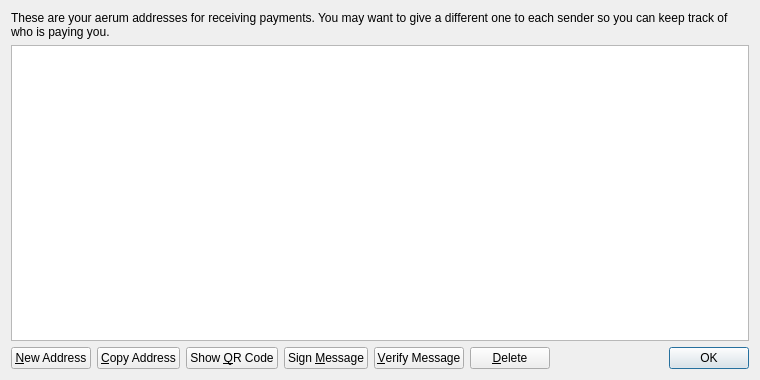
<?xml version="1.0" encoding="UTF-8"?>
<ui version="4.0">
 <class>AddressBookPage</class>
 <widget class="QWidget" name="AddressBookPage">
  <property name="geometry">
   <rect>
    <x>0</x>
    <y>0</y>
    <width>760</width>
    <height>380</height>
   </rect>
  </property>
  <property name="windowTitle">
   <string>Address Book</string>
  </property>
  <layout class="QVBoxLayout" name="verticalLayout">
   <item>
    <widget class="QLabel" name="labelExplanation">
     <property name="text">
      <string>These are your aerum addresses for receiving payments. You may want to give a different one to each sender so you can keep track of who is paying you.</string>
     </property>
     <property name="textFormat">
      <enum>Qt::PlainText</enum>
     </property>
     <property name="wordWrap">
      <bool>true</bool>
     </property>
    </widget>
   </item>
   <item>
    <widget class="QTableView" name="tableView">
     <property name="contextMenuPolicy">
      <enum>Qt::CustomContextMenu</enum>
     </property>
     <property name="toolTip">
      <string>Double-click to edit address or label</string>
     </property>
     <property name="tabKeyNavigation">
      <bool>false</bool>
     </property>
     <property name="selectionMode">
      <enum>QAbstractItemView::SingleSelection</enum>
     </property>
     <property name="selectionBehavior">
      <enum>QAbstractItemView::SelectRows</enum>
     </property>
     <property name="sortingEnabled">
      <bool>true</bool>
     </property>
     <attribute name="verticalHeaderVisible">
      <bool>false</bool>
     </attribute>
    </widget>
   </item>
   <item>
    <layout class="QHBoxLayout" name="horizontalLayout">
     <item>
      <widget class="QPushButton" name="newAddressButton">
       <property name="toolTip">
        <string>Create a new address</string>
       </property>
       <property name="text">
        <string>&amp;New Address</string>
       </property>
      </widget>
     </item>
     <item>
      <widget class="QPushButton" name="copyToClipboard">
       <property name="toolTip">
        <string>Copy the currently selected address to the system clipboard</string>
       </property>
       <property name="text">
        <string>&amp;Copy Address</string>
       </property>
      </widget>
     </item>
     <item>
      <widget class="QPushButton" name="showQRCode">
       <property name="text">
        <string>Show &amp;QR Code</string>
       </property>
      </widget>
     </item>
     <item>
      <widget class="QPushButton" name="signMessage">
       <property name="toolTip">
        <string>Sign a message to prove you own a aerum address</string>
       </property>
       <property name="text">
        <string>Sign &amp;Message</string>
       </property>
      </widget>
     </item>
     <item>
      <widget class="QPushButton" name="verifyMessage">
       <property name="toolTip">
        <string>Verify a message to ensure it was signed with a specified aerum address</string>
       </property>
       <property name="text">
        <string>&amp;Verify Message</string>
       </property>
      </widget>
     </item>
     <item>
      <widget class="QPushButton" name="deleteButton">
       <property name="toolTip">
        <string>Delete the currently selected address from the list</string>
       </property>
       <property name="text">
        <string>&amp;Delete</string>
       </property>
      </widget>
     </item>
     <item>
      <spacer name="horizontalSpacer">
       <property name="orientation">
        <enum>Qt::Horizontal</enum>
       </property>
       <property name="sizeHint" stdset="0">
        <size>
         <width>40</width>
         <height>20</height>
        </size>
       </property>
      </spacer>
     </item>
     <item>
      <widget class="QDialogButtonBox" name="buttonBox">
       <property name="sizePolicy">
        <sizepolicy hsizetype="Maximum" vsizetype="Fixed">
         <horstretch>0</horstretch>
         <verstretch>0</verstretch>
        </sizepolicy>
       </property>
       <property name="standardButtons">
        <set>QDialogButtonBox::Ok</set>
       </property>
      </widget>
     </item>
    </layout>
   </item>
  </layout>
 </widget>
 <resources>
  <include location="../bitcoin.qrc"/>
 </resources>
 <connections/>
</ui>
